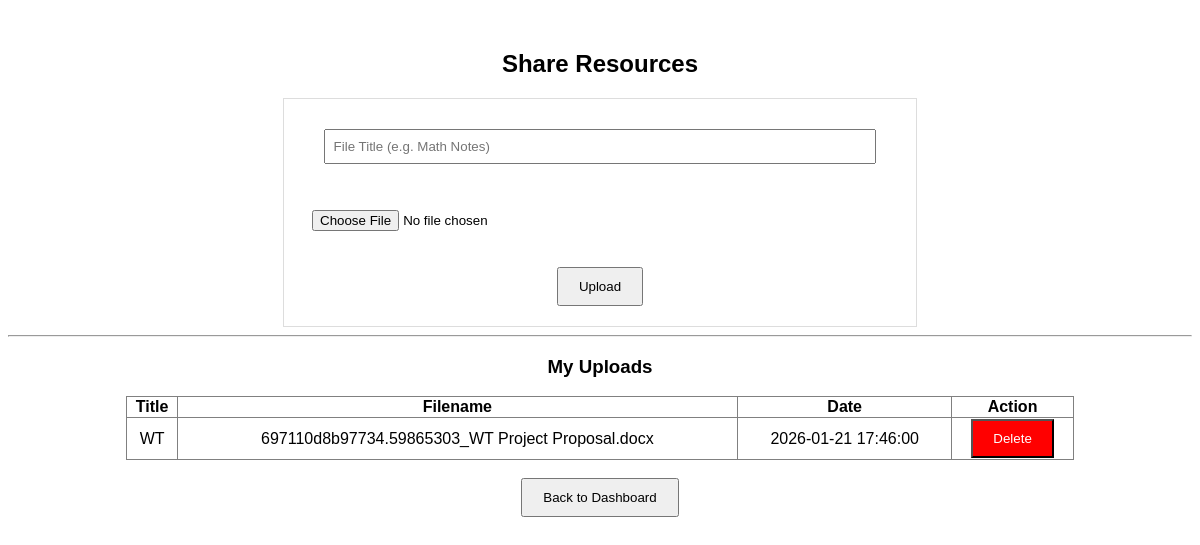
/View/vw_tutor/v_upload_resource.php (signed in), run on the app's committed database.
### tables this page shows
CREATE TABLE `resources` (
  `id` int(11) NOT NULL,
  `tutor_id` int(11) NOT NULL,
  `title` varchar(100) NOT NULL,
  `file_name` varchar(255) NOT NULL,
  `upload_date` timestamp NOT NULL DEFAULT current_timestamp()
);

### Model/m_resources.php (called while the page is built, shortened)
<?php
function getTutorResources($tutor_id) {
    $conn = dbConnect();
    $sql = "SELECT * FROM resources WHERE tutor_id='$tutor_id' ORDER BY upload_date DESC";
    $result = mysqli_query($conn, $sql);
    $files = [];
    while($row = mysqli_fetch_assoc($result)) {
        $files[] = $row;
    }
    return $files;
}
?>

### View/vw_tutor/v_upload_resource.php (the view, shortened to what this page needs)
<?php
require_once("../../Model/m_resources.php");
$myFiles = getTutorResources($_SESSION['user_id']);
?>
<!DOCTYPE html>
<html>
<head>
    <link rel="stylesheet" href="../../View/v_css/common.css">
</head>
<body>
    <h2>Share Resources</h2>
    <div style="border:1px solid #ddd; padding:20px; width:50%; margin:0 auto;">
        <form action="../../Controller/c_resources.php" method="POST" enctype="multipart/form-data">
            <input type="text" name="title" placeholder="File Title (e.g. Math Notes)" required style="width:90%;">
            <br>
            <input type="file" name="file" required style="margin:10px 0;">
            <br>
            <button type="submit" name="upload_file">Upload</button>
        </form>
    </div>
    <hr>
    <h3>My Uploads</h3>
    <table border="1" style="width:80%; margin:0 auto; border-collapse:collapse;">
        <tr>
            <th>Title</th>
            <th>Filename</th>
            <th>Date</th>
            <th>Action</th>
        </tr>
        <?php if (!empty($myFiles)): ?>
            <?php foreach($myFiles as $file): ?>
            <tr>
                <td><?php echo $file['title']; ?></td>
                <td><?php echo $file['file_name']; ?></td>
                <td><?php echo $file['upload_date']; ?></td>
                <td>
                    <form action="../../Controller/c_resources.php" method="POST">
                        <button type="submit" name="delete_file" style="background-color:red; color:white;">Delete</button>
                    </form>
                </td>
            </tr>
            <?php endforeach; ?>
        <?php else: ?>
            <tr><td colspan="4">No files uploaded yet.</td></tr>
        <?php endif; ?>
    </table>
    <br>
    <button onclick="location.href='v_tutor_home.php'">Back to Dashboard</button>
</body>
</html>

### View/v_css/common.css (style rules this page uses)
body { font-family: sans-serif; text-align: center; margin-top: 50px; }
input, select, textarea { display: block; margin: 10px auto; padding: 8px; width: 250px; }
button { padding: 10px 20px; cursor: pointer; }

### data on the page
resources: title "WT", file_name "697110d8b97734.59865303_WT Project Proposal.docx", upload_date "2026-01-21 17:46:00"
